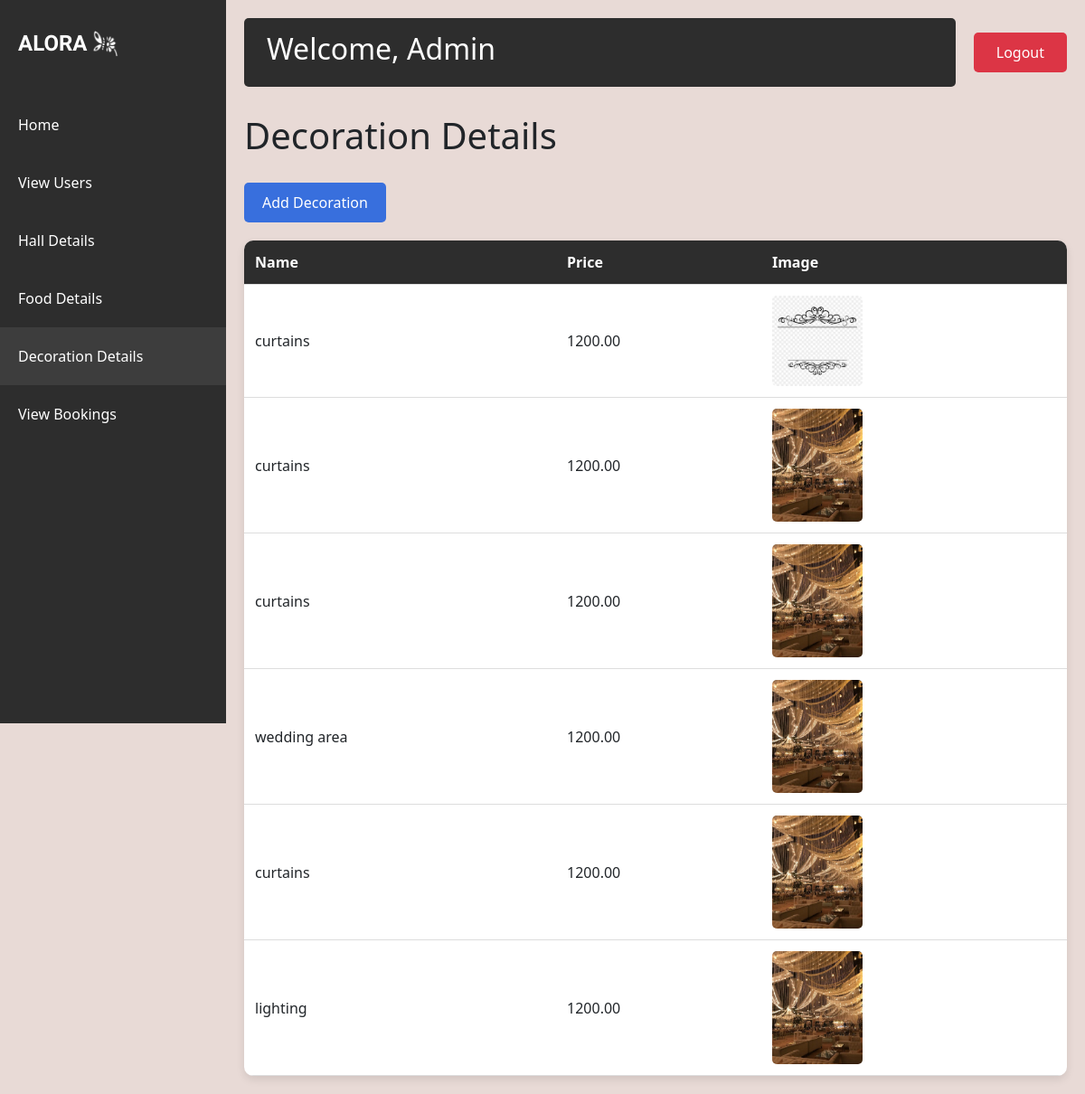
The page /decorationdetails on the database its author committed.
### app/models.py (models this page shows)
class Decoration(models.Model):
    decoration_name=models.CharField(max_length=100,null=True,blank=True)
    decoration_image=models.FileField(upload_to='images/')
    decoration_price=models.DecimalField(max_digits=10,decimal_places=2)

### app/views.py (the view)
# urls.py: path('decorationdetails',views.decoration_details,name='decorationdetails'),
def decoration_details(request):
    data=Decoration.objects.all()
    return render(request,'decoration_details.html',{'datas':data})

### templates/decoration_details.html (shortened to what this page needs)
<!DOCTYPE html>
<html lang="en">
<head>
    {% load static %}
    <link href="https://cdn.jsdelivr.net/npm/bootstrap@5.3.0/dist/css/bootstrap.min.css" rel="stylesheet">
</head>
<body>
    <div class="sidebar">
        <div class="logo-container">
            <div class="logo">ALORA</div>
            <img src="{% static 'aloral.png' %}" alt="Light Bulb" class="logo-image">
        </div>
        <nav class="nav flex-column">
            <a class="nav-link" href="{% url 'admin' %}">Home</a>
            <a class="nav-link" href="{% url 'viewusers' %}">View Users</a>
            <a class="nav-link" href="{% url 'halldetails' %}">Hall Details</a>
            <a class="nav-link" href="{% url 'fooddetails' %}">Food Details</a>
            <a class="nav-link active" href="{% url 'decorationdetails' %}">Decoration Details</a>
            <a class="nav-link" href="{% url 'admin_view_booking' %}">View Bookings</a>
        </nav>
    </div>
    <div class="main-content">
        <div class="top-nav">
            <div class="welcome-section">
                <h2>Welcome, Admin</h2>
            </div>
            <a href="{% url 'logout' %}" class="logout-btn">Logout</a>
        </div>
        <h1>Decoration Details</h1>
        <a href="{% url 'adddecoration' %}" class="add-button">Add Decoration</a>
        <table class="decoration-table">
            <thead>
                <tr>
                    <th>Name</th>
                    <th>Price</th>
                    <th>Image</th>
                </tr>
            </thead>
            <tbody>
                {% for x in datas %}
                <tr>
                    <td>{{  x.decoration_name }}</td>
                    <td>{{  x.decoration_price }}</td>
                    <td><img src="{{  x.decoration_image.url }}" alt="{{  x.decoration_name }}"></td>
                </tr>
                {% empty %}
                <tr>
                    <td colspan="3">No decorations found.</td>
                </tr>
                {% endfor %}
            </tbody>
        </table>
    </div>
</body>
</html>

### templates/decoration_details.html (style rules this page uses)
body { background-color: #e8dad6; min-height: 100vh; }
.sidebar { background-color: #2d2d2d; color: white; min-height: 100vh; padding-top: 20px; position: fixed; width: 250px; transition: all 0.3s; }
.logo-container { display: flex; align-items: center; justify-content: flex-start; padding: 10px 20px; margin-bottom: 30px; }
.logo { font-family: 'Irish Grover'; font-size: 24px; font-weight: bold; }
.logo-image { width: 30px; height: 30px; margin-left: 5px; }
.nav-link { color: #ffffff; padding: 20px 20px; transition: all 0.3s; font-size: 16px; }
.nav-link.active { background-color: #3d3d3d; }
.main-content { margin-left: 250px; padding: 20px; transition: all 0.3s; }
.top-nav { display: flex; justify-content: space-between; align-items: center; margin-bottom: 30px; }
.welcome-section { background-color: #2d2d2d; color: white; padding: 15px 25px; border-radius: 5px; flex-grow: 1; margin-right: 20px; }
.logout-btn { background-color: #dc3545; color: white; border: none; padding: 10px 25px; border-radius: 5px; text-decoration: none; transition: background-color 0.3s; }
.decoration-table { width: 100%; border-collapse: collapse; margin-top: 20px; background-color: white; border-radius: 10px; overflow: hidden; box-shadow: 0 4px 10px rgba(0, 0, 0, 0.1); }
.decoration-table th, .decoration-table td { padding: 12px; text-align: left; border-bottom: 1px solid #ddd; }
.decoration-table th { background-color: #2d2d2d; color: white; }
.decoration-table img { width: 100px; height: auto; border-radius: 5px; }
.add-button { display: inline-block; margin-top: 20px; padding: 10px 20px; background-color: #386fdd; color: #fff; text-decoration: none; border-radius: 5px; font-size: 16px; transition: background-color 0.3s; }

### rows shown on the page
Decoration: decoration_name "curtains", decoration_price "1200.00", decoration_image (picture)
Decoration: decoration_name "curtains", decoration_price "1200.00", decoration_image (picture)
Decoration: decoration_name "curtains", decoration_price "1200.00", decoration_image (picture)
Decoration: decoration_name "wedding area", decoration_price "1200.00", decoration_image (picture)
Decoration: decoration_name "curtains", decoration_price "1200.00", decoration_image (picture)
Decoration: decoration_name "lighting", decoration_price "1200.00", decoration_image (picture)
